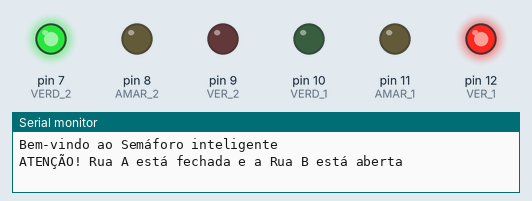
Recording of a program running on a simulated Arduino Uno, built with avr-gcc and run on an emulated ATmega328P. Parts: output pins drawn as LEDs (lit = HIGH), the last lines printed to the serial monitor.

Above: at 2.5 s.
At 6.0 s:
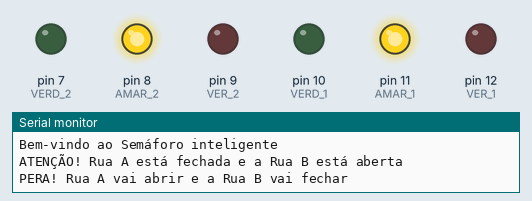
At 9.5 s:
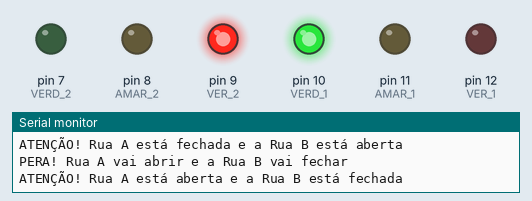
Timing chart, 0 to 15.6 s (numbered marks = the images above):
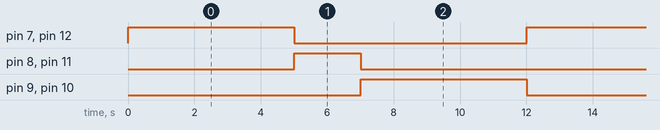

The program:

main.cpp
```cpp
#include <Arduino.h>

// put function declarations here:
#define VER_1 12
#define AMAR_1 11
#define VERD_1 10
#define VER_2 9
#define AMAR_2 8
#define VERD_2 7
#define CINCO 5000
#define DOIS 2000

void setup() {
  Serial.begin(57600);
  Serial.println("Bem-vindo ao Semáforo inteligente");
  pinMode(VER_1, OUTPUT);
  pinMode(AMAR_1, OUTPUT);
  pinMode(VERD_1, OUTPUT);
  pinMode(VER_2, OUTPUT);
  pinMode(AMAR_2, OUTPUT);
  pinMode(VERD_2, OUTPUT);
}
void loop() {
  digitalWrite(VER_1, HIGH);
  digitalWrite(VERD_2, HIGH);
  Serial.println("ATENÇÃO! Rua A está fechada e a Rua B está aberta");
  delay(CINCO);
  digitalWrite(VER_1, LOW);
  digitalWrite(VERD_2, LOW);

  digitalWrite(AMAR_1, HIGH);
  digitalWrite(AMAR_2, HIGH);
  Serial.println("PERA! Rua A vai abrir e a Rua B vai fechar");
  delay(DOIS);
  digitalWrite(AMAR_1, LOW);
  digitalWrite(AMAR_2, LOW);

  digitalWrite(VERD_1, HIGH);
  digitalWrite(VER_2, HIGH);
  Serial.println("ATENÇÃO! Rua A está aberta e a Rua B está fechada");
  delay(CINCO);
  digitalWrite(VERD_1, LOW);
  digitalWrite(VER_2, LOW);
}
```

Measured:
- by itself, pin 7 (VERD_2), pin 9 (VER_2), pin 10 (VERD_1), pin 12 (VER_1): alternates HIGH for 5.0 s and LOW for 7.0 s
- by itself, pin 8 (AMAR_2), pin 11 (AMAR_1): alternates HIGH for 2.0 s and LOW for 10.0 s
- by itself, everything shown: repeats every 12.0 s, in 4 steps
